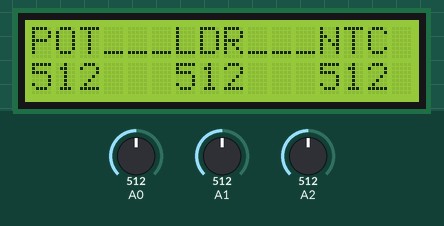
Bench run of a sketch on a simulated Arduino Uno, built with avr-gcc and run on an emulated ATmega328P. Shown: 16×2 character LCD. The inputs (shaded band) are chosen by the test bench; at power-on: A0 = 512, A1 = 512, A2 = 512.

Above: at 1.2 s.
1.3 s: A0 set to 716
At 2.8 s:
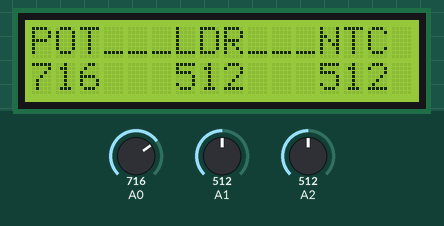
3.1 s: A1 set to 716
At 3.8 s:
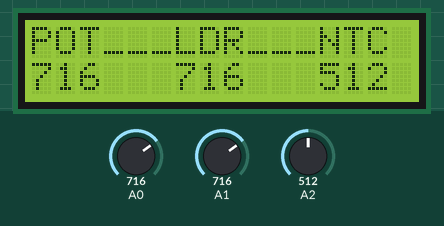
4.7 s: A2 set to 716
At 5.8 s:
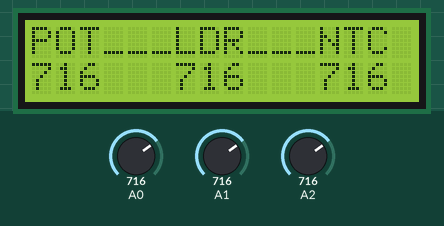
6.3 s: A0 set to 900
At 7.6 s:
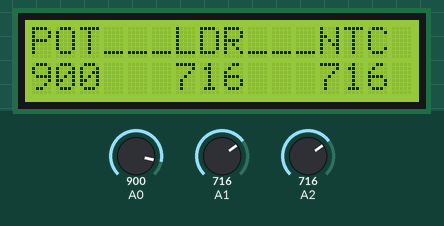
7.9 s: A1 set to 900
At 8.5 s:
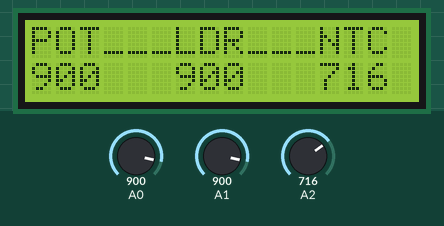
9.5 s: A2 set to 900
At 10.5 s:
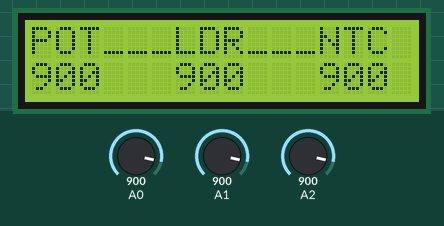
Timing chart, 0 to 12.1 s (numbered marks = the images above; inputs shaded):
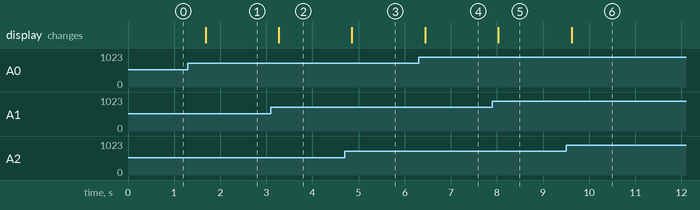

The sketch:

I2C_LCD_1.ino
```cpp
#include <LiquidCrystal_I2C.h>
LiquidCrystal_I2C LCD(0x27, 16, 2);

int WAITING_TIME;

void setup() {
  // put your setup code here, to run once:
  LCD.init();
  LCD.backlight();

  WAITING_TIME = 500;
}

void loop() {
  // put your main code here, to run repeatedly:
  int POT = analogRead(A0);
  int LDR = analogRead(A1);
  int NTC = analogRead(A2);

  writeLcd("POT___LDR___NTC", POT, LDR, NTC);
  delay(WAITING_TIME);
}

void writeLcd(String text, int pot, int ldr, int ntc) {
  LCD.clear();
  LCD.setCursor(0, 0);
  LCD.print(text);

  LCD.setCursor(0, 1);
  LCD.print(pot);
  LCD.setCursor(6, 1);
  LCD.print(ldr);
  LCD.setCursor(12, 1);
  LCD.print(ntc);
}
```

Measured:
- after the input at 1.3 s, the display: changes after 0.38 s (image 1)
- after the input at 3.1 s, the display: changes after 0.17 s (image 2)
- after the input at 4.7 s, the display: changes after 0.16 s (image 3)
- after the input at 6.3 s, the display: changes after 0.14 s (image 4)
- after the input at 7.9 s, the display: changes after 0.13 s (image 5)
- after the input at 9.5 s, the display: changes after 0.12 s (image 6)
